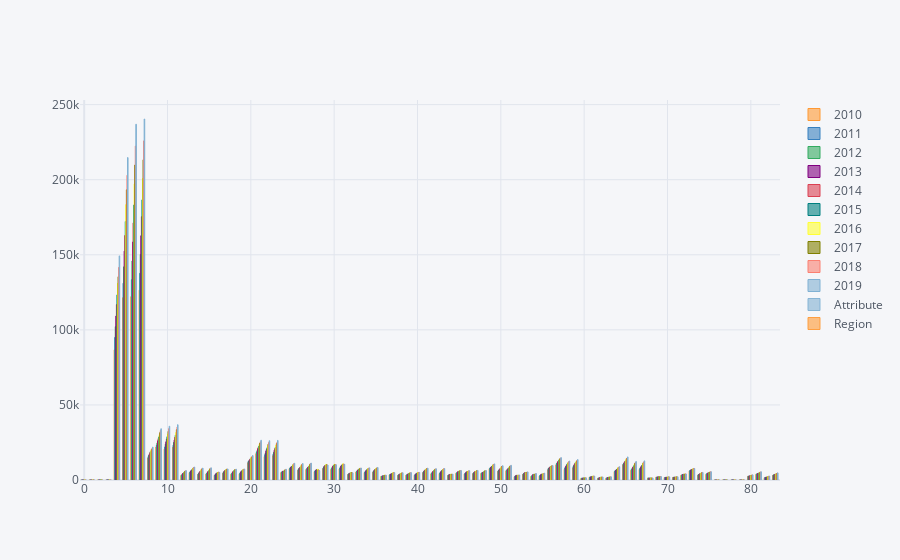

Notebook cell for this chart:
### Markdown cell above
<b> This is the bar graph visualization of different attributes for the whole country from 2010 to 2019. Specific year can be selected to see the attributes contribution or all the years data can be viewed together but in doing so the graphical visualization becomes a bit messier so it is recomended to select specific years from the index to view the graph.

### Code cell
region=data2.query('Region!="WHOLE COUNTRY"').reset_index(drop=True).iplot(kind='bar')
region

### Figure 1 — Plotly figure (JSON) as saved in the notebook; plotly's stock layout.template omitted (floating-point values rounded to 4 significant figures)
{"data": [{"marker": {"color": "rgba(255, 153, 51, 0.6)", "line": {"color": "rgba(255, 153, 51, 1.0)", "width": 1}}, "name": "2010", "orientation": "v", "text": "", "type": "bar", "x": [0, 1, 2, 3, 4, 5, 6, 7, 8, 9, 10, 11, 12, 13, 14, 15, 16, 17, 18, 19, 20, 21, 22, 23, 24, 25, 26, 27, 28, 29, 30, 31, 32, 33, 34, 35, 36, 37, 38, 39, 40, 41, 42, 43, 44, 45, 46, 47, 48, 49, 50, 51, 52, 53, 54, 55, 56, 57, 58, 59, 60, 61, 62, 63, 64, 65, 66, 67, 68, 69, 70, 71, 72, 73, 74, 75, 76, 77, 78, 79, 80, 81, 82, 83], "y": [0, 0, 0, 0, 86685, 121352, 122102, 126450, 14570, 21978, 20606, 21799, 3016, 4860, 3653, 3964, 3045, 4524, 3805, 4050, 11411, 17542, 15583, 16114, 4924, 7478, 6488, 6933, 5494, 7512, 7093, 7368, 3597, 5329, 4883, 5166, 2368, 3401, 3069, 3216, 3099, 4823, 4073, 4237, 2987, 4455, 3953, 4184, 4349, 7491, 5743, 6116, 2113, 3682, 2332, 2599, 6750, 10103, 7100, 8050, 1066, 1823, 1154, 1255, 5558, 10085, 6517, 7016, 1354, 1878, 1605, 1701, 3153, 6034, 3167, 3794, 0, 0, 0, 0, 2415, 3785, 1462, 3054]}, {"marker": {"color": "rgba(55, 128, 191, 0.6)", "line": {"color": "rgba(55, 128, 191, 1.0)", "width": 1}}, "name": "2011", "orientation": "v", "text": "", "type": "bar", "x": [0, 1, 2, 3, 4, 5, 6, 7, 8, 9, 10, 11, 12, 13, 14, 15, 16, 17, 18, 19, 20, 21, 22, 23, 24, 25, 26, 27, 28, 29, 30, 31, 32, 33, 34, 35, 36, 37, 38, 39, 40, 41, 42, 43, 44, 45, 46, 47, 48, 49, 50, 51, 52, 53, 54, 55, 56, 57, 58, 59, 60, 61, 62, 63, 64, 65, 66, 67, 68, 69, 70, 71, 72, 73, 74, 75, 76, 77, 78, 79, 80, 81, 82, 83], "y": [0, 0, 0, 0, 94966, 131101, 133407, 137712, 15553, 23203, 22031, 23239, 3340, 5204, 4027, 4323, 3356, 4901, 4203, 4448, 12351, 18662, 16854, 17357, 5263, 7892, 6988, 7406, 5978, 8083, 7722, 8012, 3908, 5739, 5340, 5618, 2479, 3594, 3281, 3413, 3470, 5290, 4556, 4711, 3235, 4757, 4328, 4546, 4687, 7865, 6175, 6540, 2434, 4028, 2699, 2962, 7608, 10942, 8024, 9005, 1193, 1951, 1275, 1382, 6033, 10679, 7161, 7658, 1360, 1935, 1666, 1767, 3359, 6304, 3467, 4102, 0, 0, 0, 0, 2560, 4018, 1623, 3293]}, {"marker": {"color": "rgba(50, 171, 96, 0.6)", "line": {"color": "rgba(50, 171, 96, 1.0)", "width": 1}}, "name": "2012", "orientation": "v", "text": "", "type": "bar", "x": [0, 1, 2, 3, 4, 5, 6, 7, 8, 9, 10, 11, 12, 13, 14, 15, 16, 17, 18, 19, 20, 21, 22, 23, 24, 25, 26, 27, 28, 29, 30, 31, 32, 33, 34, 35, 36, 37, 38, 39, 40, 41, 42, 43, 44, 45, 46, 47, 48, 49, 50, 51, 52, 53, 54, 55, 56, 57, 58, 59, 60, 61, 62, 63, 64, 65, 66, 67, 68, 69, 70, 71, 72, 73, 74, 75, 76, 77, 78, 79, 80, 81, 82, 83], "y": [0, 0, 0, 0, 102118, 141965, 145894, 150218, 16443, 24708, 23868, 25062, 3805, 5717, 4575, 4873, 3836, 5481, 4823, 5042, 12663, 19611, 17987, 18465, 5595, 8368, 7559, 7964, 6411, 8745, 8468, 8766, 4179, 6195, 5849, 6123, 2635, 3849, 3567, 3693, 3854, 5791, 5097, 5252, 3400, 5067, 4683, 4884, 4902, 8258, 6615, 6981, 2743, 4377, 3076, 3344, 7943, 11479, 8666, 9653, 1255, 2055, 1381, 1495, 6286, 11129, 7694, 8191, 1360, 1981, 1733, 1840, 3473, 6524, 3681, 4316, 0, 0, 0, 0, 2610, 4171, 1733, 3454]}, {"marker": {"color": "rgba(128, 0, 128, 0.6)", "line": {"color": "rgba(128, 0, 128, 1.0)", "width": 1}}, "name": "2013", "orientation": "v", "text": "", "type": "bar", "x": [0, 1, 2, 3, 4, 5, 6, 7, 8, 9, 10, 11, 12, 13, 14, 15, 16, 17, 18, 19, 20, 21, 22, 23, 24, 25, 26, 27, 28, 29, 30, 31, 32, 33, 34, 35, 36, 37, 38, 39, 40, 41, 42, 43, 44, 45, 46, 47, 48, 49, 50, 51, 52, 53, 54, 55, 56, 57, 58, 59, 60, 61, 62, 63, 64, 65, 66, 67, 68, 69, 70, 71, 72, 73, 74, 75, 76, 77, 78, 79, 80, 81, 82, 83], "y": [0, 0, 0, 0, 109213, 152458, 158496, 162693, 17084, 26082, 25478, 26658, 4268, 6225, 5144, 5412, 4237, 5960, 5390, 5578, 13305, 20835, 19424, 19881, 5789, 8704, 7972, 8360, 6685, 9252, 9080, 9371, 4421, 6573, 6283, 6567, 2752, 4046, 3818, 3933, 4128, 6163, 5514, 5672, 3654, 5437, 5107, 5310, 5059, 8611, 7034, 7379, 3004, 4731, 3460, 3724, 8252, 12098, 9348, 10342, 1293, 2161, 1516, 1627, 6676, 11770, 8372, 8884, 1328, 2056, 1811, 1905, 3642, 6801, 3971, 4610, 0, 0, 0, 0, 2721, 4316, 1850, 3618]}, {"marker": {"color": "rgba(219, 64, 82, 0.6)", "line": {"color": "rgba(219, 64, 82, 1.0)", "width": 1}}, "name": "2014", "orientation": "v", "text": "", "type": "bar", "x": [0, 1, 2, 3, 4, 5, 6, 7, 8, 9, 10, 11, 12, 13, 14, 15, 16, 17, 18, 19, 20, 21, 22, 23, 24, 25, 26, 27, 28, 29, 30, 31, 32, 33, 34, 35, 36, 37, 38, 39, 40, 41, 42, 43, 44, 45, 46, 47, 48, 49, 50, 51, 52, 53, 54, 55, 56, 57, 58, 59, 60, 61, 62, 63, 64, 65, 66, 67, 68, 69, 70, 71, 72, 73, 74, 75, 76, 77, 78, 79, 80, 81, 82, 83], "y": [0, 0, 0, 0, 116791, 162824, 171242, 175336, 18161, 27547, 27283, 28515, 4631, 6641, 5605, 5853, 4566, 6361, 5847, 6019, 13738, 21741, 20496, 20936, 5894, 8980, 8363, 8741, 6949, 9647, 9567, 9855, 4588, 6937, 6685, 6969, 2830, 4238, 4008, 4123, 4472, 6614, 6003, 6179, 3747, 5715, 5450, 5627, 5303, 8959, 7430, 7786, 3165, 4925, 3699, 3965, 8599, 12688, 9999, 11012, 1292, 2238, 1621, 1714, 6983, 12313, 8935, 9440, 1335, 2096, 1856, 1957, 3794, 7011, 4231, 4860, 0, 0, 0, 0, 2837, 4502, 1986, 3824]}, {"marker": {"color": "rgba(0, 128, 128, 0.6)", "line": {"color": "rgba(0, 128, 128, 1.0)", "width": 1}}, "name": "2015", "orientation": "v", "text": "", "type": "bar", "x": [0, 1, 2, 3, 4, 5, 6, 7, 8, 9, 10, 11, 12, 13, 14, 15, 16, 17, 18, 19, 20, 21, 22, 23, 24, 25, 26, 27, 28, 29, 30, 31, 32, 33, 34, 35, 36, 37, 38, 39, 40, 41, 42, 43, 44, 45, 46, 47, 48, 49, 50, 51, 52, 53, 54, 55, 56, 57, 58, 59, 60, 61, 62, 63, 64, 65, 66, 67, 68, 69, 70, 71, 72, 73, 74, 75, 76, 77, 78, 79, 80, 81, 82, 83], "y": [0, 0, 0, 0, 123300, 172143, 183154, 186621, 18834, 28690, 28831, 29883, 4941, 6995, 6044, 6220, 4794, 6638, 6200, 6326, 14208, 22543, 21485, 21749, 5993, 9279, 8757, 9079, 6986, 9886, 9892, 10127, 4764, 7206, 7064, 7320, 2997, 4488, 4270, 4349, 4697, 6906, 6356, 6479, 3697, 5763, 5522, 5666, 5515, 9316, 7843, 8092, 3147, 4935, 3774, 3995, 9002, 13268, 10678, 11591, 1424, 2423, 1809, 1886, 7355, 12801, 9527, 9874, 1357, 2129, 1896, 1956, 3827, 7111, 4367, 4850, 0, 0, 0, 0, 2927, 4642, 2093, 3862]}, {"marker": {"color": "rgba(255, 255, 51, 0.6)", "line": {"color": "rgba(255, 255, 51, 1.0)", "width": 1}}, "name": "2016", "orientation": "v", "text": "", "type": "bar", "x": [0, 1, 2, 3, 4, 5, 6, 7, 8, 9, 10, 11, 12, 13, 14, 15, 16, 17, 18, 19, 20, 21, 22, 23, 24, 25, 26, 27, 28, 29, 30, 31, 32, 33, 34, 35, 36, 37, 38, 39, 40, 41, 42, 43, 44, 45, 46, 47, 48, 49, 50, 51, 52, 53, 54, 55, 56, 57, 58, 59, 60, 61, 62, 63, 64, 65, 66, 67, 68, 69, 70, 71, 72, 73, 74, 75, 76, 77, 78, 79, 80, 81, 82, 83], "y": [0, 0, 0, 0, 130963, 183459, 197194, 200767, 19814, 30092, 30603, 31666, 5479, 7630, 6707, 6904, 5079, 6962, 6630, 6758, 15040, 23810, 22953, 23249, 6524, 9993, 9542, 9863, 7218, 10377, 10496, 10770, 4974, 7559, 7478, 7739, 3241, 4785, 4630, 4712, 4974, 7337, 6831, 6955, 3881, 6092, 5890, 6042, 6026, 9967, 8571, 8841, 3180, 5027, 3879, 4114, 9174, 13605, 11132, 12058, 1537, 2552, 1977, 2050, 8054, 13760, 10550, 10943, 1395, 2227, 2010, 2066, 3994, 7402, 4665, 5164, 0, 0, 0, 0, 3092, 4905, 2255, 4126]}, {"marker": {"color": "rgba(128, 128, 0, 0.6)", "line": {"color": "rgba(128, 128, 0, 1.0)", "width": 1}}, "name": "2017", "orientation": "v", "text": "", "type": "bar", "x": [0, 1, 2, 3, 4, 5, 6, 7, 8, 9, 10, 11, 12, 13, 14, 15, 16, 17, 18, 19, 20, 21, 22, 23, 24, 25, 26, 27, 28, 29, 30, 31, 32, 33, 34, 35, 36, 37, 38, 39, 40, 41, 42, 43, 44, 45, 46, 47, 48, 49, 50, 51, 52, 53, 54, 55, 56, 57, 58, 59, 60, 61, 62, 63, 64, 65, 66, 67, 68, 69, 70, 71, 72, 73, 74, 75, 76, 77, 78, 79, 80, 81, 82, 83], "y": [0, 0, 0, 0, 135412, 193255, 209785, 213290, 20408, 31544, 32416, 33506, 5833, 8081, 7273, 7451, 5206, 7199, 6935, 7058, 15308, 24604, 24007, 24259, 6730, 10444, 10097, 10446, 6706, 10155, 10298, 10588, 4882, 7731, 7714, 7977, 3172, 4802, 4674, 4737, 5011, 7563, 7104, 7234, 3819, 6186, 5999, 6156, 6152, 10259, 8939, 9221, 3150, 5086, 3957, 4193, 9400, 14168, 11736, 12681, 1461, 2576, 1985, 2058, 8231, 14282, 11127, 11512, 1376, 2265, 2052, 2109, 4013, 7520, 4839, 5331, 0, 0, 0, 0, 3182, 5082, 2388, 4316]}, {"marker": {"color": "rgba(251, 128, 114, 0.6)", "line": {"color": "rgba(251, 128, 114, 1.0)", "width": 1}}, "name": "2018", "orientation": "v", "text": "", "type": "bar", "x": [0, 1, 2, 3, 4, 5, 6, 7, 8, 9, 10, 11, 12, 13, 14, 15, 16, 17, 18, 19, 20, 21, 22, 23, 24, 25, 26, 27, 28, 29, 30, 31, 32, 33, 34, 35, 36, 37, 38, 39, 40, 41, 42, 43, 44, 45, 46, 47, 48, 49, 50, 51, 52, 53, 54, 55, 56, 57, 58, 59, 60, 61, 62, 63, 64, 65, 66, 67, 68, 69, 70, 71, 72, 73, 74, 75, 76, 77, 78, 79, 80, 81, 82, 83], "y": [0, 0, 0, 0, 141597, 202957, 222404, 225859, 21185, 32898, 34181, 35255, 6095, 8405, 7632, 7803, 5059, 7213, 7001, 7115, 15679, 25437, 24975, 25226, 7032, 10830, 10576, 10931, 6493, 10058, 10242, 10532, 4776, 7835, 7874, 8144, 3191, 4853, 4743, 4813, 5091, 7775, 7384, 7526, 3774, 6172, 6028, 6188, 6121, 10390, 9122, 9412, 3227, 5220, 4103, 4338, 9519, 14576, 12253, 13171, 1425, 2558, 1984, 2058, 8483, 14739, 11666, 12054, 1327, 2221, 2002, 2063, 4102, 7701, 5038, 5519, 0, 0, 0, 0, 3396, 5377, 2538, 4612]}, {"marker": {"color": "rgba(128, 177, 211, 0.6)", "line": {"color": "rgba(128, 177, 211, 1.0)", "width": 1}}, "name": "2019", "orientation": "v", "text": "", "type": "bar", "x": [0, 1, 2, 3, 4, 5, 6, 7, 8, 9, 10, 11, 12, 13, 14, 15, 16, 17, 18, 19, 20, 21, 22, 23, 24, 25, 26, 27, 28, 29, 30, 31, 32, 33, 34, 35, 36, 37, 38, 39, 40, 41, 42, 43, 44, 45, 46, 47, 48, 49, 50, 51, 52, 53, 54, 55, 56, 57, 58, 59, 60, 61, 62, 63, 64, 65, 66, 67, 68, 69, 70, 71, 72, 73, 74, 75, 76, 77, 78, 79, 80, 81, 82, 83], "y": [0, 0, 0, 0, 149253, 214768, 236959, 240435, 21913, 34140, 35809, 36828, 6280, 8640, 7927, 8117, 5118, 7359, 7221, 7337, 16329, 26511, 26166, 26384, 7134, 11135, 10994, 11285, 6270, 9961, 10180, 10463, 4785, 8000, 8092, 8351, 3180, 4925, 4862, 4945, 5050, 7879, 7506, 7664, 3909, 6357, 6249, 6389, 6309, 10731, 9531, 9807, 3344, 5406, 4344, 4591, 9634, 14905, 12665, 13614, 1447, 2626, 2038, 2123, 8908, 15377, 12358, 12744, 1357, 2283, 2090, 2154, 3988, 7679, 5032, 5505, 0, 0, 0, 0, 3421, 5497, 2621, 4758]}, {"marker": {"color": "rgba(128, 177, 211, 0.6)", "line": {"color": "rgba(128, 177, 211, 0.8999999999999999)", "width": 1}}, "name": "Attribute", "orientation": "v", "text": "", "type": "bar", "x": [0, 1, 2, 3, 4, 5, 6, 7, 8, 9, 10, 11, 12, 13, 14, 15, 16, 17, 18, 19, 20, 21, 22, 23, 24, 25, 26, 27, 28, 29, 30, 31, 32, 33, 34, 35, 36, 37, 38, 39, 40, 41, 42, 43, 44, 45, 46, 47, 48, 49, 50, 51, 52, 53, 54, 55, 56, 57, 58, 59, 60, 61, 62, 63, 64, 65, 66, 67, 68, 69, 70, 71, 72, 73, 74, 75, 76, 77, 78, 79, 80, 81, 82, 83], "y": ["Citizens of foreign countries", "Persons born abroad", "Foreign-language speakers", "Persons with foreign background", "Citizens of foreign countries", "Persons born abroad", "Foreign-language speakers", "Persons with foreign background", "Citizens of foreign countries", "Persons born abroad", "Foreign-language speakers", "Persons with foreign background", "Citizens of foreign countries", "Persons born abroad", "Foreign-language speakers", "Persons with foreign background", "Citizens of foreign countries", "Persons born abroad", "Foreign-language speakers", "Persons with foreign background", "Citizens of foreign countries", "Persons born abroad", "Foreign-language speakers", "Persons with foreign background", "Citizens of foreign countries", "Persons born abroad", "Foreign-language speakers", "Persons with foreign background", "Citizens of foreign countries", "Persons born abroad", "Foreign-language speakers", "Persons with foreign background", "Citizens of foreign countries", "Persons born abroad", "Foreign-language speakers", "Persons with foreign background", "Citizens of foreign countries", "Persons born abroad", "Foreign-language speakers", "Persons with foreign background", "Citizens of foreign countries", "Persons born abroad", "Foreign-language speakers", "Persons with foreign background", "Citizens of foreign countries", "Persons born abroad", "Foreign-language speakers", "Persons with foreign background", "Citizens of foreign countries", "Persons born abroad", "Foreign-language speakers", "Persons with foreign background", "Citizens of foreign countries", "Persons born abroad", "Foreign-language speakers", "Persons with foreign background", "Citizens of foreign countries", "Persons born abroad", "Foreign-language speakers", "Persons with foreign background", "Citizens of foreign countries", "Persons born abroad", "Foreign-language speakers", "Persons with foreign background", "Citizens of foreign countries", "Persons born abroad", "Foreign-language speakers", "Persons with foreign background", "Citizens of foreign countries", "Persons born abroad", "Foreign-language speakers", "Persons with foreign background", "Citizens of foreign countries", "Persons born abroad", "Foreign-language speakers", "Persons with foreign background", "Citizens of foreign countries", "Persons born abroad", "Foreign-language speakers", "Persons with foreign background", "Citizens of foreign countries", "Persons born abroad", "Foreign-language speakers", "Persons with foreign background"]}, {"marker": {"color": "rgba(255, 153, 51, 0.6)", "line": {"color": "rgba(255, 153, 51, 0.8999999999999999)", "width": 1}}, "name": "Region", "orientation": "v", "text": "", "type": "bar", "x": [0, 1, 2, 3, 4, 5, 6, 7, 8, 9, 10, 11, 12, 13, 14, 15, 16, 17, 18, 19, 20, 21, 22, 23, 24, 25, 26, 27, 28, 29, 30, 31, 32, 33, 34, 35, 36, 37, 38, 39, 40, 41, 42, 43, 44, 45, 46, 47, 48, 49, 50, 51, 52, 53, 54, 55, 56, 57, 58, 59, 60, 61, 62, 63, 64, 65, 66, 67, 68, 69, 70, 71, 72, 73, 74, 75, 76, 77, 78, 79, 80, 81, 82, 83], "y": ["MA1 MAINLAND FINLAND", "MA1 MAINLAND FINLAND", "MA1 MAINLAND FINLAND", "MA1 MAINLAND FINLAND", "MK01 Uusimaa", "MK01 Uusimaa", "MK01 Uusimaa", "MK01 Uusimaa", "MK02 Southwest", "MK02 Southwest", "MK02 Southwest", "MK02 Southwest", "MK04 Satakunta", "MK04 Satakunta", "MK04 Satakunta", "MK04 Satakunta", "MK05 Kanta-Häme", "MK05 Kanta-Häme", "MK05 Kanta-Häme", "MK05 Kanta-Häme", "MK06", "MK06", "MK06", "MK06", "MK07 Päijät-Häme", "MK07 Päijät-Häme", "MK07 Päijät-Häme", "MK07 Päijät-Häme", "MK08 Kymenlaakso", "MK08 Kymenlaakso", "MK08 Kymenlaakso", "MK08 Kymenlaakso", "MK09 South Karelia", "MK09 South Karelia", "MK09 South Karelia", "MK09 South Karelia", "MK10 South Savo", "MK10 South Savo", "MK10 South Savo", "MK10 South Savo", "MK11 North Savo", "MK11 North Savo", "MK11 North Savo", "MK11 North Savo", "MK12 North Karelia", "MK12 North Karelia", "MK12 North Karelia", "MK12 North Karelia", "MK13", "MK13", "MK13", "MK13", "MK14 South Ostrobothnia", "MK14 South Ostrobothnia", "MK14 South Ostrobothnia", "MK14 South Ostrobothnia", "MK15 Ostrobothnia", "MK15 Ostrobothnia", "MK15 Ostrobothnia", "MK15 Ostrobothnia", "MK16", "MK16", "MK16", "MK16", "MK17 North Ostrobothnia", "MK17 North Ostrobothnia", "MK17 North Ostrobothnia", "MK17 North Ostrobothnia", "MK18 Kainuu", "MK18 Kainuu", "MK18 Kainuu", "MK18 Kainuu", "MK19 Lapland", "MK19 Lapland", "MK19 Lapland", "MK19 Lapland", "MA2 ÅLAND", "MA2 ÅLAND", "MA2 ÅLAND", "MA2 ÅLAND", "MK21 Åland", "MK21 Åland", "MK21 Åland", "MK21 Åland"]}], "layout": {"legend": {"bgcolor": "#F5F6F9", "font": {"color": "#4D5663"}}, "paper_bgcolor": "#F5F6F9", "plot_bgcolor": "#F5F6F9", "title": {"font": {"color": "#4D5663"}}, "xaxis": {"gridcolor": "#E1E5ED", "showgrid": true, "tickfont": {"color": "#4D5663"}, "title": {"font": {"color": "#4D5663"}, "text": ""}, "zerolinecolor": "#E1E5ED"}, "yaxis": {"gridcolor": "#E1E5ED", "showgrid": true, "tickfont": {"color": "#4D5663"}, "title": {"font": {"color": "#4D5663"}, "text": ""}, "zerolinecolor": "#E1E5ED"}}}
